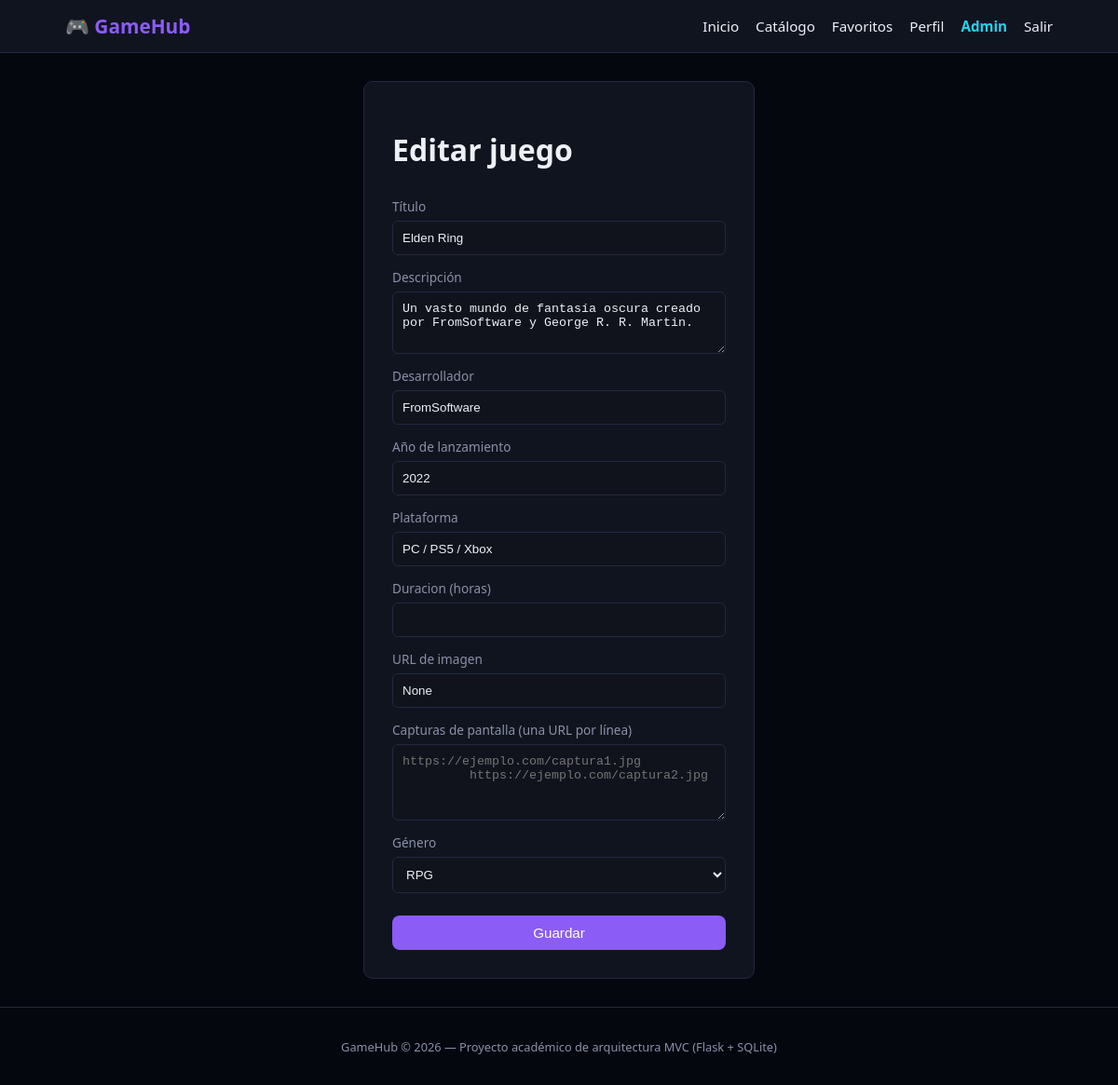
/admin/juegos/1/editar (signed in), run on the app's committed database.
### gamehub/app/models/juego.py (models this page shows, shortened)
class Juego(db.Model):
    __tablename__ = "juegos"
    id = db.Column(db.Integer, primary_key=True)
    titulo = db.Column(db.String(120), nullable=False)
    descripcion = db.Column(db.Text, nullable=True)
    desarrollador = db.Column(db.String(120), nullable=True)
    anio_lanzamiento = db.Column(db.Integer, nullable=True)
    plataforma = db.Column(db.String(80), nullable=True)
    imagen_url = db.Column(db.String(255), nullable=True)
    duracion_horas = db.Column(db.Integer, nullable=True)
    genero_id = db.Column(db.Integer, db.ForeignKey("generos.id"), nullable=True)
    fecha_creacion = db.Column(db.DateTime, default=datetime.utcnow)
    favoritos = db.relationship("Favorito", backref="juego", lazy=True, cascade="all, delete-orphan")
    resenas = db.relationship("Resena", backref="juego", lazy=True, cascade="all, delete-orphan")
    calificaciones = db.relationship("Calificacion", backref="juego", lazy=True, cascade="all, delete-orphan")
    capturas = db.relationship("Captura", backref="juego", lazy=True, cascade="all, delete-orphan")

### gamehub/app/models/genero.py (models this page shows, shortened)
class Genero(db.Model):
    __tablename__ = "generos"
    id = db.Column(db.Integer, primary_key=True)
    nombre = db.Column(db.String(50), unique=True, nullable=False)
    juegos = db.relationship("Juego", backref="genero", lazy=True)

### gamehub/app/controllers/admin_controller.py (the view, shortened to what this page needs)
@admin_bp.route("/juegos/<int:juego_id>/editar", methods=["GET", "POST"])
@login_required
@admin_required
def editar_juego(juego_id):
    juego = Juego.query.get_or_404(juego_id)
    generos = Genero.query.all()
    return render_template("admin/form_juego.html", generos=generos, juego=juego)

### gamehub/app/controllers/admin_controller.py (called while the page is built)
def admin_required(f):
    @wraps(f)
    def decorado(*args, **kwargs):
        if not current_user.is_authenticated or not current_user.es_admin:
            abort(403)
        return f(*args, **kwargs)
    return decorado

### gamehub/app/templates/admin/form_juego.html (shortened to what this page needs)
{% extends "base.html" %}
{% block content %}
<div class="form-box">
    <h1>{{ 'Editar juego' if juego else 'Nuevo juego' }}</h1>
    <form method="post">
        <label>Título</label>
        <input type="text" name="titulo" value="{{ juego.titulo if juego else '' }}" required>
        <label>Descripción</label>
        <textarea name="descripcion" rows="3">{{ juego.descripcion if juego else '' }}</textarea>
        <label>Desarrollador</label>
        <input type="text" name="desarrollador" value="{{ juego.desarrollador if juego else '' }}">
        <label>Año de lanzamiento</label>
        <input type="number" name="anio_lanzamiento" value="{{ juego.anio_lanzamiento if juego else '' }}">
        <label>Plataforma</label>
        <input type="text" name="plataforma" value="{{ juego.plataforma if juego else '' }}" placeholder="PC, PS5, Switch...">
        <label>Duracion (horas)</label>
        <input type="number" name="duracion_horas" value="{{ juego.duracion_horas if juego else ''}}">
        <label>URL de imagen</label>
        <input type="text" name="imagen_url" value="{{ juego.imagen_url if juego else '' }}">
        <label>Capturas de pantalla (una URL por línea)</label>
        <textarea name="capturas_urls" rows="4" placeholder="https://ejemplo.com/captura1.jpg
         https://ejemplo.com/captura2.jpg"></textarea>
        <label>Género</label>
        <select name="genero_id">
            {% for genero in generos %}
            <option value="{{ genero.id }}" {% if juego and juego.genero_id == genero.id %}selected{% endif %}>{{ genero.nombre }}</option>
            {% endfor %}
        </select>
        <button type="submit" class="btn-primary">Guardar</button>
    </form>
</div>
{% endblock %}

### gamehub/app/static/css/style.css (style rules this page uses)
:root { --bg: #05070f; --bg-card: #10141f; --bg-card-hover: #161b2b; --accent: #8b5cf6; --accent-2: #22d3ee; --text: #eef0f8; --text-muted: #8b90a8; --border: #232840; --shadow: 0 8px 24px rgba(0, 0, 0, 0.4); }
* { transition: background-color 0.2s ease, border-color 0.2s ease, transform 0.2s ease, color 0.2s ease; }
* { box-sizing: border-box; }
body { margin: 0; font-family: "Poppins", "Segoe UI", Arial, sans-serif; background: var(--bg); color: var(--text); }
.btn-primary, .btn-secondary { display: inline-block; padding: 10px 20px; border-radius: 8px; border: none; cursor: pointer; font-size: 0.95rem; text-decoration: none; }
.btn-primary { background: var(--accent); color: white; }
.form-box { max-width: 420px; margin: 0 auto; background: var(--bg-card); padding: 30px; border-radius: 10px; border: 1px solid var(--border); }
.form-box form { display: flex; flex-direction: column; gap: 6px; }
.form-box label { font-size: 0.85rem; color: var(--text-muted); margin-top: 8px; }
.form-box input, .form-box textarea, .form-box select { padding: 10px; border-radius: 6px; border: 1px solid var(--border); background: #10131c; color: var(--text); width: 100%; }
.form-box button { margin-top: 18px; }

### data on the page
Juego: titulo "Elden Ring", descripcion "Un vasto mundo de fantasía oscura creado por FromSoftware y George R. R. Martin.", desarrollador "FromSoftware", anio_lanzamiento "2022", plataforma "PC / PS5 / Xbox", imagen_url "None", genero_id "RPG"

### other printed values
{{ 'Editar juego' if juego else 'Nuevo juego' }} "Editar juego"
